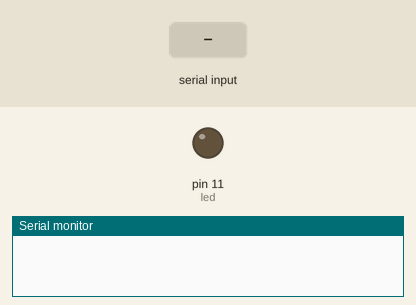
Simulated run of this sketch. Board: Arduino Uno, built with avr-gcc and run on an emulated ATmega328P. Parts: output pins drawn as LEDs (lit = HIGH), the last lines printed to the serial monitor. Inputs (shaded band) come from the test bench.

Above: at 1.2 s.
1.3 s: "L" received over Serial
At 2.0 s:
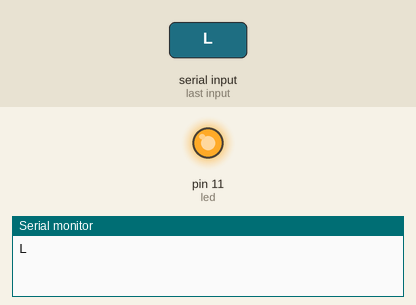
2.8 s: "l" received over Serial
At 3.1 s:
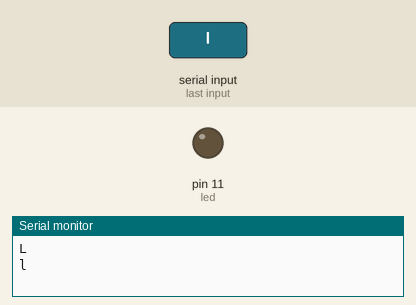
Timing chart, 0 to 5.8 s (numbered marks = the images above; inputs shaded):
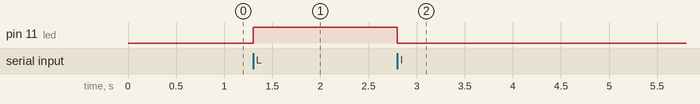

Measured:
- after the input at 1.3 s, pin 11 (led): LOW → HIGH at once
- after the input at 2.8 s, pin 11 (led): HIGH → LOW at once

The sketch:

SerialIn.ino
```cpp
char input = "A";                    // initialize variable
int led = 11;                        // data and serial data are just variables to hold information

void setup()
{
Serial.begin(9600);                     // initialize serial communication
pinMode (led, OUTPUT);                  // set pin 11 as output
}

void loop()
{

  //This section reads the serial data coming from the serial monitor.
  if (Serial.available()>0)          // when data is in the buffer, i. e. available.
          {
          input = Serial.read ();     // write serial data into  variable "input"
        //  Serial.print ("input = ");    // writes "input = " to the serial monitor
          Serial.println (input);         // shows you what was received.
          }

//Reacts to what was sent
if ( input == 'L' || input == "l"){              // If an "L" or lowercase "l" was sent turn the LED on.
     digitalWrite (led, HIGH);
  }
else {
     digitalWrite(led, LOW); //turn the led off
  }
}
```
